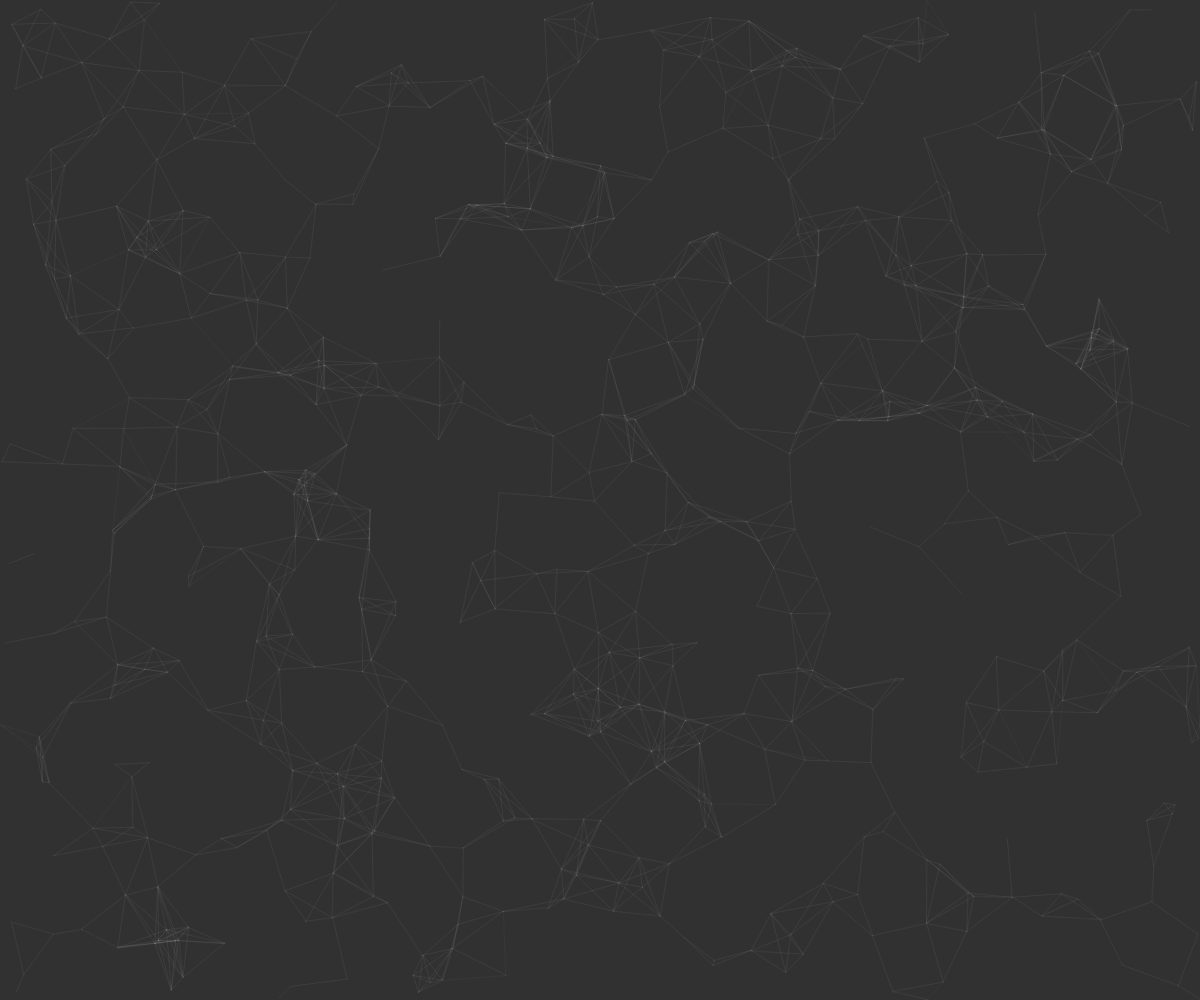
Frame 1 (no input)
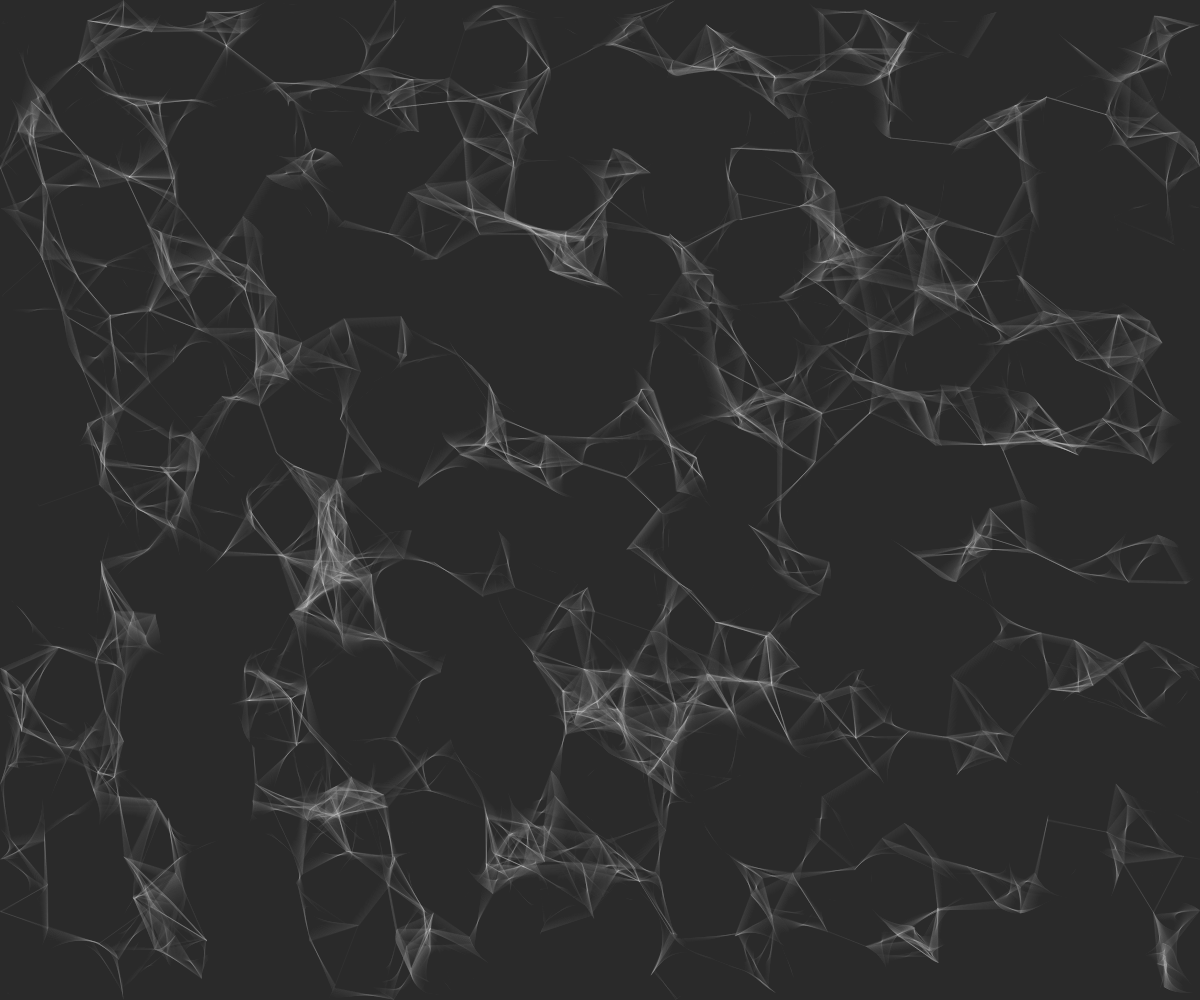
Frame 60 (no input)
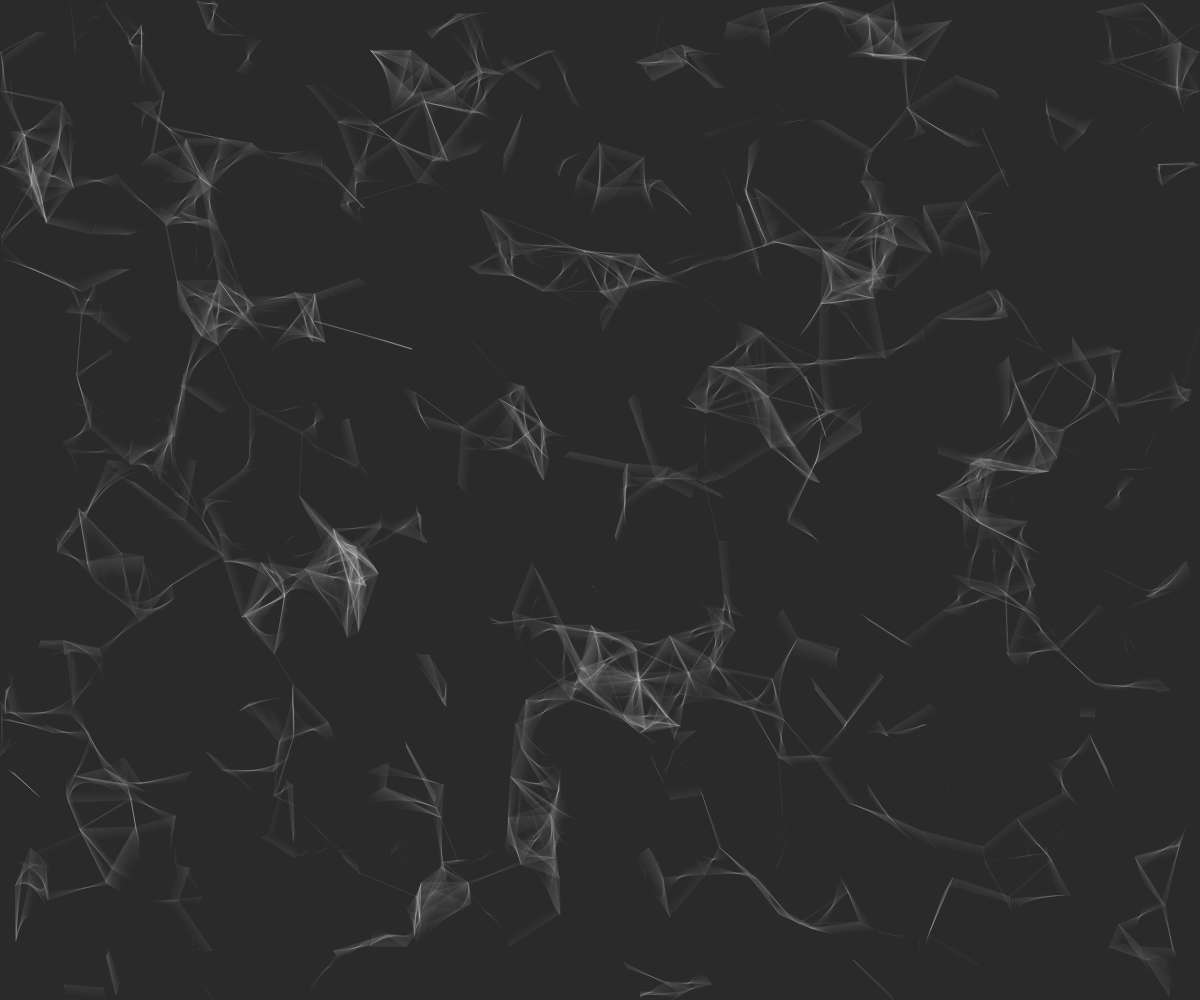
Frame 120 (the mouse pressed at the canvas centre since frame 60)

The p5.js sketch that drew these frames (run headless with seeded random() and noise() and a simulated clock; from frame 60 on, the mouse is pressed at the canvas centre):

// p5.js sketch
// ── sketch.js
let boidList = [];
let border = 0;
// let slider;

function setup() {
  createCanvas(windowWidth, windowHeight);

  boidCount = 600;

  for (let i = 0; i < boidCount; i++) {
    boidList.push(new boid(createVector(random() * width, random() * height), createVector(random() * 2 * PI - PI, random() * 2 * PI - PI), 1));
  }
  // slider = createSlider(0, 255);
  // slider.position(10, 10);
  // slider.size(width - 20);
  background(50, 50, 50);
}

// windowResized = function() {
//   background(50, 50, 50);
//   resizeCanvas(windowWidth, windowHeight);
// }

class boid {
  constructor(position, direction, speed = 1) {
    this.position = position;
    this.direction = direction.normalize();
    this.vel = speed;
    this.sightRadius = 64;
  }

  step() {
    let dir = this.direction.normalize();
    this.position.add(p5.Vector.mult(dir, this.vel));
    // this.sightAngle = PI/3 * 2//PI/3 * 2
    // if (this.position.x < -border) {
    //   this.position.x = width + border;
    // } else if (this.position.x > width + border) {
    //   this.position.x = -border;
    // }
    // if (this.position.y < -border) {
    //   this.position.y = height + border;
    // } else if (this.position.y > height + border) {
    //   this.position.y = -border;
    // }
    this.position.x = (this.position.x + width) % width;
    this.position.y = (this.position.y + height) % height;
  }

  scan(boidList) {
    stroke(255, 255, 255, 8);
    boidList.forEach((friend) => {
      if (this.position.dist(friend.position) < this.sightRadius
      // && friend.position.x < this.position.x //x comparison makes only one boid draw
    ){ 
      // if (this.position.dist(friend.position) < this.sightRadius * 2
      // && abs(this.direction.angleBetween(p5.Vector.sub(friend.position, this.position))) < 0.5) {
        line(this.position.x, this.position.y, friend.position.x, friend.position.y);
        this.direction = p5.Vector.lerp(this.direction, friend.position.cross(this.direction).normalize(), 0.004 * this.vel);
        // this.direction = p5.Vector.lerp(this.direction, friend.direction, 0.004 * this.vel);
      }
    });
  }

  draw() {
    // let pos = this.position,
      // dir = this.direction;
    stroke(255, 255, 255, 255);
    fill(255, 255, 255, 255);
    circle(this.position.x, this.position.y, 1);
    //line(pos.x, pos.y, pos.x + dir.x * 8, pos.y + dir.y * 8);
    stroke(255, 255, 255, 40);
    fill(255, 255, 255, 40);
    //arc(pos.x, pos.y, this.sightRadius * 2, this.sightRadius * 2,
    //  dir.heading() - 0.5 * this.sightAngle,
    //  dir.heading() + 0.5 * this.sightAngle,
    //  PIE
    //);
  }
}

function draw() {
  background(40, 40, 40, 15);
  // background(40, 40, 40, 255);
  for (let i = 0; i < boidCount; i++) {
    // boidList[i].vel = 1;//slider.value() / 255 * 5;
    boidList[i].scan(boidList);
    boidList[i].step();
    // boidList[i].draw();
  }
}
